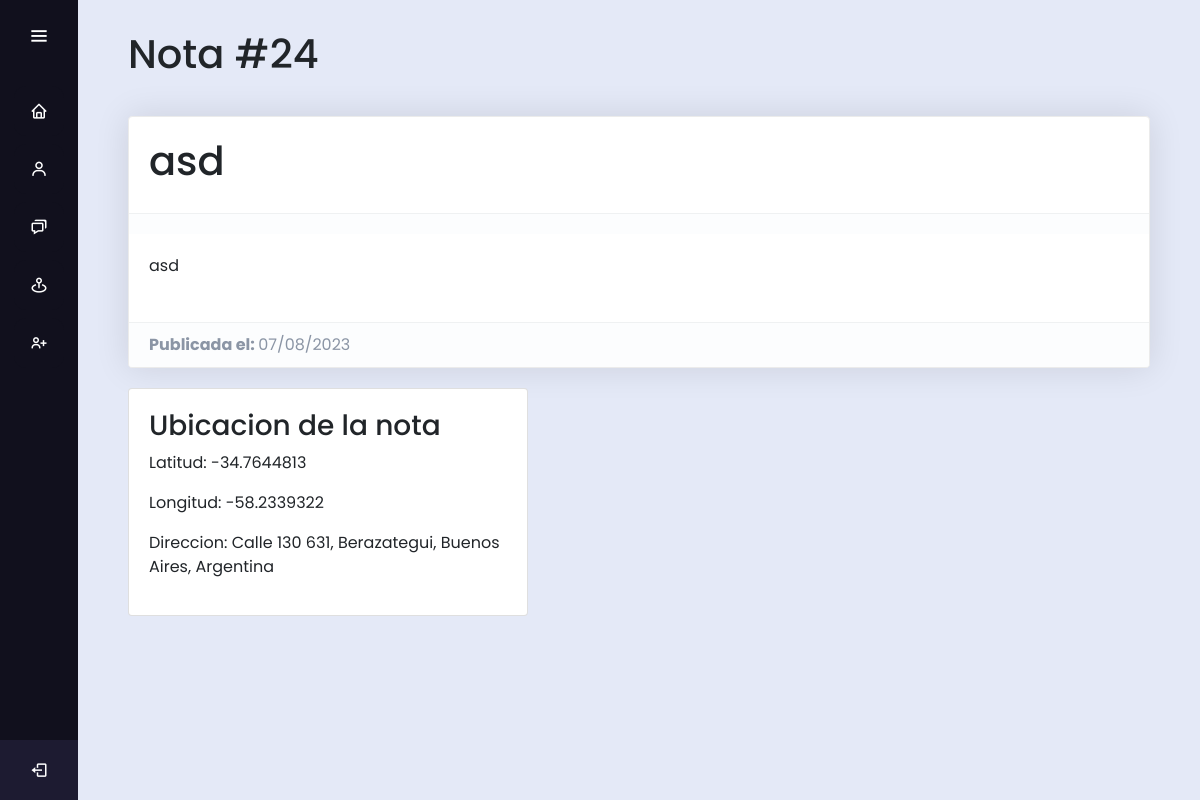
Page /notes/24 on the committed database.
### maps/models.py (models this page shows, shortened)
class Note(models.Model):
    user = models.ForeignKey(CustomUser, on_delete=models.CASCADE, default=CustomUser)
    titulo = models.TextField()
    texto = models.TextField()
    nroVisita = models.AutoField(primary_key=True)
    fechaHora = models.DateTimeField(auto_now_add=True)
    ubic = models.ForeignKey(Address, on_delete=models.CASCADE, blank=True, null=True)
    entrevista = models.BooleanField(default=False)
    fechaEntr = models.DateField(null=True, blank=True)

class Address(models.Model):
    OPCIONES = (
        ('Cultivo', 'Cultivo'),
        ('Terreno', 'Terreno'),
        ('Rio', 'Rio'),
    )
    tipo = models.CharField(
        choices=OPCIONES,
        max_length=25,
        null=True
    )
    nombre = models.TextField()
    address = models.TextField()
    lat = models.FloatField(blank=True, null=True)
    long = models.FloatField(blank=True, null=True)

### maps/views.py (the view)
# urls.py: path('notes/<int:note_id>', views.detail_page, name='detail_note'),
def detail_page(request, note_id):
    obj=get_object_or_404(Note,pk=note_id)
    return render(request, 'det_nota.html', {'obj':obj})

### deu_HM/templates/det_nota.html (shortened to what this page needs)
{% extends 'base.html' %}
{% load bootstrap5 %}
{% load static %}
{% block content %}
<head>
    <link href="https://maxcdn.bootstrapcdn.com/font-awesome/4.3.0/css/font-awesome.min.css" rel="stylesheet">
    <link rel="stylesheet" href="{% static 'css/notes.css' %}">
    <link rel="stylesheet" href="{% static 'css/new_address.css' %}">
</head>
<div style="padding-top: 30px;">
    <h1 style="padding-left: 50px; padding-bottom: 30px;">Nota #{{obj.pk}}</h1>
    <div class="card b-1 hover-shadow mb-20 mr-50 ml-50">
        <div class="media card-body">
            <h1>{{ obj.titulo }}</h1>
        </div>
        <footer class="card-footer flexbox align-items-center">
        </footer>
        <div class="media card-body">
            <div class="mb-2">
                <p>{{obj.texto}}</p>
            </div>
        </div>
        <footer class="card-footer flexbox align-items-center">
            <div>
                <strong>Publicada el: </strong>{{ obj.fechaHora|date:"d/m/Y" }}
            </div>
        </footer>
    </div>
</div>
<div style="padding-left: 50px; padding-right: 50px;">
<div class="card" style="width: 25rem;">
    <div class="card-body">
      <h3 class="card-text">Ubicacion de la nota</h3>
      <p>Latitud: {{obj.ubic.lat}}</p>
      <p>Longitud: {{obj.ubic.long}}</p>
      <p>Direccion: {{obj.ubic.address}}</p>
    </div>
</div>
</div>
{% endblock %}

### deu_HM/static/css/base.css (style rules this page uses)
* { margin: 0; padding: 0; box-sizing: border-box; font-family: "Poppins" , sans-serif; }

### deu_HM/static/css/notes.css (style rules this page uses)
body { background:#FCFCFC; }
.mb-20 { margin-bottom: 20px !important; }
.b-1 { border: 1px solid #ebebeb !important; }
.card { border: 0; border-radius: 0; margin-bottom: 30px; -webkit-transition: .5s; transition: .5s; }
.card { position: relative; display: -ms-flexbox; display: flex; -ms-flex-direction: column; flex-direction: column; min-width: 0; word-wrap: break-word; background-color: #fff; background-clip: border-box; border: 1px solid rgba(0,0,0,.125); border-radius: .25rem; }
.media { padding: 16px 12px; -webkit-transition: background-color .2s linear; transition: background-color .2s linear; }
.media { display: -ms-flexbox; display: flex; -ms-flex-align: start; align-items: flex-start; }
.card-body { -ms-flex: 1 1 auto; flex: 1 1 auto; padding: 1.25rem; }
.mb-2 { margin-bottom: .5rem!important; }
.mr-50 { margin-right: 50px !important; }
.ml-50 { margin-left: 50px !important; }
.card-footer:last-child { border-radius: 0 0 calc(.25rem - 1px) calc(.25rem - 1px); }
.card-footer { background-color: #fcfdfe; border-top: 1px solid rgba(77,82,89,0.07); color: #8b95a5; padding: 10px 20px; }
.flexbox { display: -webkit-box; display: flex; -webkit-box-pack: justify; justify-content: space-between; }
.align-items-center { -ms-flex-align: center!important; align-items: center!important; }
.card-footer { padding: .75rem 1.25rem; background-color: rgba(0,0,0,.03); border-top: 1px solid rgba(0,0,0,.125); }
.card-footer { background-color: #fcfdfe; border-top: 1px solid rgba(77, 82, 89, 0.07); color: #8b95a5; padding: 10px 20px }
.card-footer>*:last-child { margin-bottom: 0 }
.hover-shadow { -webkit-box-shadow: 0 0 35px rgba(0, 0, 0, 0.11); box-shadow: 0 0 35px rgba(0, 0, 0, 0.11) }

### rows in the picture
Note: pk "24", titulo "asd", texto "asd", fechaHora "07/08/2023", ubic.lat "-34.7644813", ubic.long "-58.2339322", ubic.address "Calle 130 631, Berazategui, Buenos Aires, Argentina"
